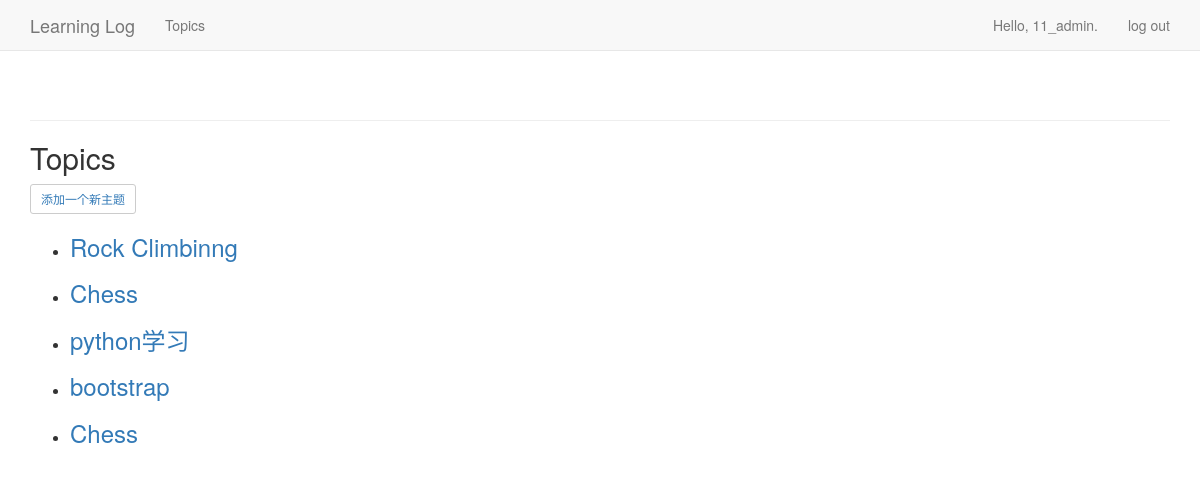
The app's page /topics/ (signed in) with its own data.
### learning_logs/models.py (models this page shows)
class Topic(models.Model):
    text = models.CharField(max_length=200)
    date_added = models.DateTimeField(auto_now_add=True)
    owner = models.ForeignKey(User,on_delete=models.CASCADE)
    def __str__(self):
        return self.text

### learning_logs/views.py (the view)
# urls.py: url(r'^topics/$',views.topics,name='topics'),
@login_required
def topics(request):
	topics =Topic.objects.filter(owner=request.user).order_by('date_added')
	context ={'topics':topics}
	return render(request, 'learning_logs/topics.html',context)

### learning_logs/templates/learning_logs/topics.html (shortened to what this page needs)
{% extends "learning_logs/base.html" %}
{% block content %}
<h2>
<p>Topics</p>
</h2>
<button type="button" class="btn btn-default btn-sm">
	<a href="{% url 'learning_logs:new_topic' %}">添加一个新主题</a>
</button>
<ul>
	{% for topic in topics %}
	<li>
		<h3>
		    <a href="{% url 'learning_logs:topic' topic.id %}">{{ topic }}</a>
	    </h3>
	</li>
	{% empty %}
	  <li>还没有添加任何主题.</li>
	  {% endfor %}
	</ul>
{% endblock content %}

### learning_logs/templates/learning_logs/base.html (shortened to what this page needs)
{% load bootstrap3 %}
<!DOCTYPE html>
<html lang="en">
  <head>
    {% bootstrap_css %}
  </head>
  <body>
    <nav class="navbar navbar-default navbar-static-top">
      <div class="container">
        <div class="navbar-header">
          <a class="navbar-brand" href="{% url 'learning_logs:index' %}">
              Learning Log</a>
        </div>
        <div id="navbar" class="navbar-collapse collapse">
          <ul class="nav navbar-nav">
            <li><a href="{% url 'learning_logs:topics' %}">Topics</a></li>
          </ul>
          <ul class="nav navbar-nav navbar-right">
            {% if user.is_authenticated %}
              <li><a>Hello, {{ user.username }}.</a></li>
              <li><a href="{% url 'users:logout' %}">log out</a></li>
            {% else %}
              <li><a href="{% url 'users:register' %}">register</a></li>
              <li><a href="{% url 'users:login' %}">log in</a></li>
            {% endif %}
          </ul>
        </div>
      </div>
    </nav>
    <div class="container">
      <div class="page-header">
      </div>
      <div>
        {% block content %}{% endblock %}
      </div>
    </div>
  </body>
</html>

### records on screen
Topic: text "Rock Climbinng"
Topic: text "Chess"
Topic: text "python学习"
Topic: text "bootstrap"
Topic: text "Chess"

### other values on screen
{{ user.username }} "11_admin"
